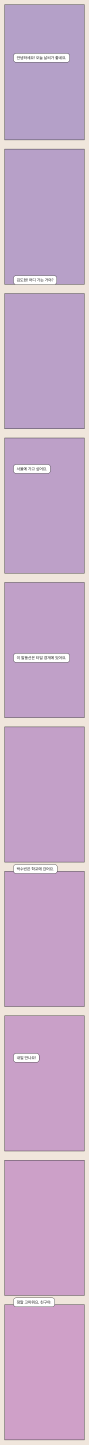
#> input picture test_e2e/input/testchap.png, 800 x 13000 px, found by its file name (shown at 1/9 size); its folder holds only this picture in this run
$ python pre_split.py
#> lines starting #> are read from the running program, lines starting #| are printed output that depends on the picture
"""Pre-split: cắt ảnh webtoon strip dài thành tiles để tránh OOM khi inpaint.

manga-image-translator bị lỗi inpainting với ảnh >10240px (issue #953).
Module này cắt ảnh dài thành tiles ~6000px với overlap 200px để không cắt đôi bubble.
"""

import json
import os
import re
from pathlib import Path

import numpy as np
from PIL import Image

# Webtoon strip rất dài có thể vượt giới hạn decompression-bomb mặc định của Pillow.
# Input là ảnh của chính người dùng nên tắt giới hạn này.
Image.MAX_IMAGE_PIXELS = None

# Kích thước tile mặc định (px). Dưới 10240px là an toàn với manga-image-translator.
DEFAULT_TILE_HEIGHT = 6000
# Overlap giữa các tile để tránh cắt đôi text bubble.
DEFAULT_OVERLAP = 200
# Định dạng ảnh output.
SUPPORTED_INPUT_EXTS = {".jpg", ".jpeg", ".png", ".webp"}


def natural_key(name: str):
    """Sort key tự nhiên: ch2 < ch10 (thay vì sort chữ cái ch10 < ch2)."""
    return [int(p) if p.isdigit() else p.lower() for p in re.split(r"(\d+)", name)]


# Cửa sổ tìm kiếm đường cắt "yên tĩnh" quanh vị trí cắt lý tưởng (px).
CUT_SEARCH_WINDOW = 800
# Nửa chiều cao dải ngang dùng để chấm điểm độ yên tĩnh quanh 1 đường cắt (px).
CUT_BAND = 40


def find_quiet_cuts(
    img: Image.Image,
    tile_height: int,
    overlap: int,
    window: int = CUT_SEARCH_WINDOW,
    band: int = CUT_BAND,
) -> list[int]:
    """Chọn các vị trí cắt sao cho đường cắt rơi vào vùng "yên tĩnh" của ảnh.

    Nếu cắt cứng tại bội số tile_height, đường cắt có thể xuyên qua text bubble:
    2 tile kề nhau cùng chứa bubble đó và render 2 bản dịch xuống dòng khác nhau
    → ghép lại bị chữ chồng chữ tại seam. Webtoon có rất nhiều khoảng trống giữa
    các panel, nên quanh mỗi vị trí cắt lý tưởng ta quét ±window px, chấm điểm
    từng dải ngang (độ lệch chuẩn pixel = mức chi tiết) và cắt tại dải phẳng nhất.

    Returns:
        Danh sách vị trí cắt (không gồm 0 và height), tăng dần.
    """
    width, height = img.size
    if height <= tile_height:
        return []

    # Grayscale, downsample chiều ngang cho nhanh (chi tiết dọc giữ nguyên)
    gray = np.asarray(img.convert("L").resize((min(width, 256), height)), dtype=np.float32)

    # Điểm "ồn" từng hàng: độ lệch chuẩn ngang (text/nét vẽ = cao, nền phẳng = ~0)
    row_std = gray.std(axis=1)
    row_mean = gray.mean(axis=1)

    def band_score(y: int) -> float:
        lo, hi = max(0, y - band), min(height, y + band)
        # Dải yên tĩnh = các hàng đều phẳng VÀ giống nhau (không nằm giữa 2 mảng màu)
        return float(row_std[lo:hi].mean() + row_mean[lo:hi].std())

    cuts: list[int] = []
    prev = 0
    step = tile_height - overlap
    while height - prev > tile_height:
        target = prev + step
        lo = max(prev + tile_height // 2, target - window)
        hi = min(height - overlap, target + window)
        if lo >= hi:
            cut = target
        else:
            candidates = np.arange(lo, hi, 4)
            scores = [band_score(int(y)) for y in candidates]
            cut = int(candidates[int(np.argmin(scores))])
        # Nếu phần còn lại quá ngắn thì thôi, gộp vào tile cuối
        if height - cut < overlap * 2:
            break
        cuts.append(cut)
        prev = cut
    return cuts


def split_image(
    image_path: str,
    out_dir: str,
    tile_height: int = DEFAULT_TILE_HEIGHT,
    overlap: int = DEFAULT_OVERLAP,
) -> dict:
    """Cắt 1 ảnh dài thành nhiều tile.

    Args:
        image_path: Đường dẫn ảnh gốc.
        out_dir: Thư mục chứa tiles.
        tile_height: Chiều cao mỗi tile (px).
        overlap: Độ chồng lấp giữa 2 tile liên tiếp (px).

    Returns:
        Metadata dict chứa thông tin để post_stitch ghép lại.
    """
#> called with image_path = 'input/testchap.png', out_dir = 'work/tiles/testchap', tile_height = 6000, overlap = 200
    # Tiles trung gian lưu JPEG q92 (nhẹ hơn PNG 5-10 lần, không ảnh hưởng
    # OCR/inpaint) — bộ dài hàng trăm chương không còn làm đầy ổ.
    img = Image.open(image_path).convert("RGB")
#> img is the input picture: PIL image 800x13000 RGB; mean R, G, B 199.1, 170.3, 201.4
    width, height = img.size
#> width = 800; height = 13000
    stem = Path(image_path).stem

    # Ảnh đủ ngắn → không cần cắt, copy thẳng
    if height <= tile_height:
        tile_path = os.path.join(out_dir, f"{stem}_tile_000.jpg")
        img.save(tile_path, quality=92)
        return {
            "original": image_path,
            "original_size": [width, height],
            "tile_height": tile_height,
            "overlap": 0,
            "tiles": [
                {
                    "file": tile_path,
                    "index": 0,
                    "y_start": 0,
                    "y_end": height,
                    "overlap_top": 0,
                    "overlap_bottom": 0,
                }
            ],
        }

    # Chọn đường cắt tại vùng "yên tĩnh" (tránh cắt qua text bubble),
    # rồi nới mỗi tile nửa overlap về 2 phía quanh đường cắt.
    # → seam khi stitch (giữa vùng overlap) rơi đúng đường cắt yên tĩnh.
    cuts = find_quiet_cuts(img, tile_height, overlap)
#> in find_quiet_cuts, `row_std = gray.std(axis=1)`: row_std = 13000 values, max 100.4 at index 7781, min 0 at index 0, mean 20.09
#> in find_quiet_cuts, `row_mean = gray.mean(axis=1)`: row_mean = 13000 values, max 241.7 at index 7800, min 63.41 at index 2559, mean 182.5
#> the loop in find_quiet_cuts, `while height - prev > tile_height:` made 2 passes
    half = overlap // 2
    starts = [0] + [c - half for c in cuts]
    ends = [c + half for c in cuts] + [height]

    tiles = []
    last = len(starts) - 1
    for index, (y, y_end) in enumerate(zip(starts, ends)):
        tile = img.crop((0, y, width, y_end))
        tile_path = os.path.join(out_dir, f"{stem}_tile_{index:03d}.jpg")
        tile.save(tile_path, quality=92)

        # Overlap trên/dưới để post_stitch biết vùng nào cần cắt bỏ
        tiles.append(
            {
                "file": tile_path,
                "index": index,
                "y_start": y,
                "y_end": y_end,
                "overlap_top": 2 * half if index > 0 else 0,
                "overlap_bottom": 2 * half if index < last else 0,
            }
        )
#> this loop made 3 passes
#> (y, y_end) on passes 1 to 3: (0, 5300), (5100, 10500), (10300, 13000)
#> pass 1, in split_image, `tile = img.crop((0, y, width, y_end))`:
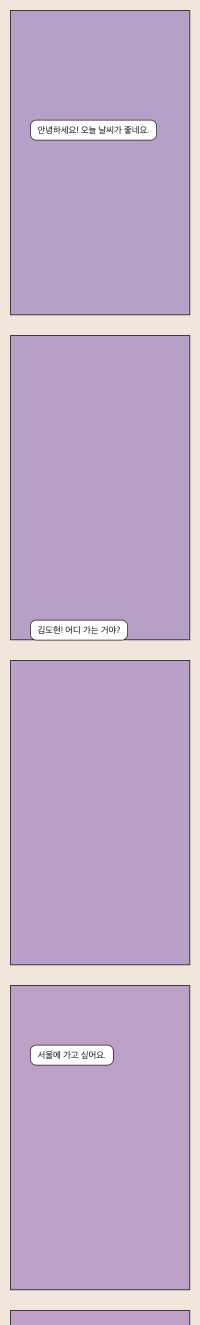
#> tile: PIL image 800x5300 RGB (shown at 1/4 size); mean R, G, B 192.4, 171, 201.5
#> pass 2, in split_image, `tile = img.crop((0, y, width, y_end))`:
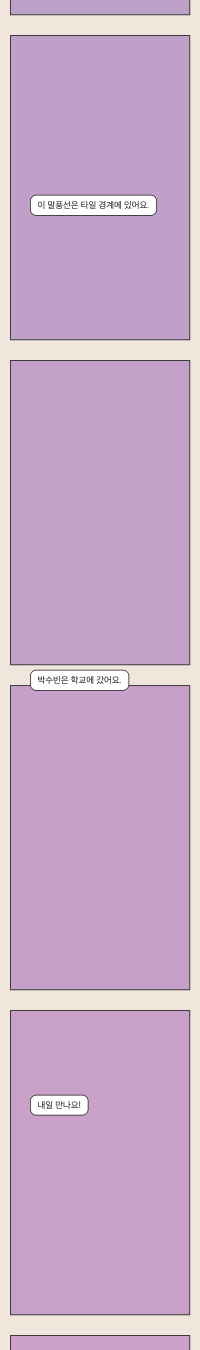
#> tile: PIL image 800x5400 RGB (shown at 1/4 size); mean R, G, B 201.8, 170.9, 201.4
#> pass 3, in split_image, `tile = img.crop((0, y, width, y_end))`:
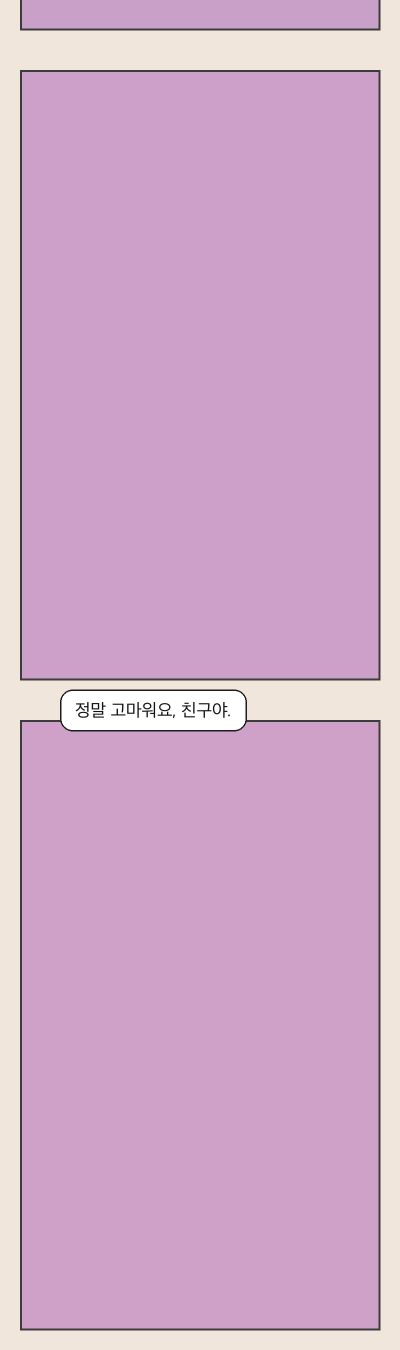
#> tile: PIL image 800x2700 RGB (shown at 1/2 size); mean R, G, B 208.7, 170.1, 201.2

    return {
        "original": image_path,
        "original_size": [width, height],
        "tile_height": tile_height,
        "overlap": overlap,
        "tiles": tiles,
    }


def split_chapter(
    chapter_path: str,
    out_dir: str,
    tile_height: int = DEFAULT_TILE_HEIGHT,
    overlap: int = DEFAULT_OVERLAP,
) -> str:
    """Cắt 1 chương (1 ảnh) thành tiles và lưu metadata.

    Args:
        chapter_path: Đường dẫn ảnh gốc của chương.
        out_dir: Thư mục gốc chứa work/tiles.
        tile_height: Chiều cao tile.
        overlap: Độ chồng lấp.

    Returns:
        Đường dẫn file meta.json.
    """
    stem = Path(chapter_path).stem
    tiles_dir = os.path.join(out_dir, stem)
    os.makedirs(tiles_dir, exist_ok=True)

    meta = split_image(chapter_path, tiles_dir, tile_height, overlap)
    # meta.json để NGOÀI tiles_dir, tránh engine coi nó là file cần dịch
    meta_path = os.path.join(out_dir, f"{stem}.meta.json")
    with open(meta_path, "w", encoding="utf-8") as f:
        json.dump(meta, f, ensure_ascii=False, indent=2)

    print(f"  [split] {stem}: {len(meta['tiles'])} tiles")
#|   [split] testchap: 3 tiles
    return meta_path


def split_all(
    input_dir: str,
    work_dir: str,
    tile_height: int = DEFAULT_TILE_HEIGHT,
    overlap: int = DEFAULT_OVERLAP,
) -> list[str]:
    """Cắt toàn bộ ảnh trong input_dir thành tiles.

    Args:
        input_dir: Thư mục chứa ảnh raw.
        work_dir: Thư mục working (work/tiles).
        tile_height: Chiều cao tile.
        overlap: Độ chồng lấp.

    Returns:
        Danh sách đường dẫn meta.json của từng chương.
    """
    tiles_root = os.path.join(work_dir, "tiles")
    os.makedirs(tiles_root, exist_ok=True)

    # Sort natural order để chương 2 không nằm sau chương 10
    files = sorted(
        (
            f
            for f in os.listdir(input_dir)
            if Path(f).suffix.lower() in SUPPORTED_INPUT_EXTS
        ),
        key=natural_key,
    )
    if not files:
        print(f"[split] Không tìm thấy ảnh trong {input_dir}")
        return []

    print(f"[split] Tìm thấy {len(files)} chương cần cắt")
    metas = []
    for f in files:
        meta = split_chapter(
            os.path.join(input_dir, f), tiles_root, tile_height, overlap
        )
        metas.append(meta)
    return metas


if __name__ == "__main__":
    import argparse

    parser = argparse.ArgumentParser(description="Cắt ảnh webtoon dài thành tiles.")
    parser.add_argument("--input", default="input", help="Thư mục ảnh raw")
    parser.add_argument("--work", default="work", help="Thư mục working")
    parser.add_argument("--tile-height", type=int, default=DEFAULT_TILE_HEIGHT)
    parser.add_argument("--overlap", type=int, default=DEFAULT_OVERLAP)
    args = parser.parse_args()

    split_all(args.input, args.work, args.tile_height, args.overlap)
